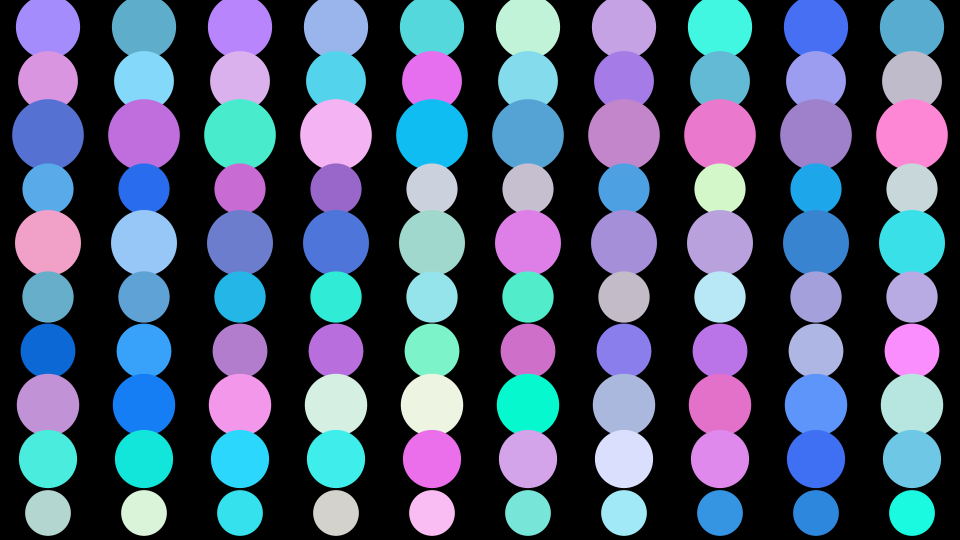
Frame 1 (no input)
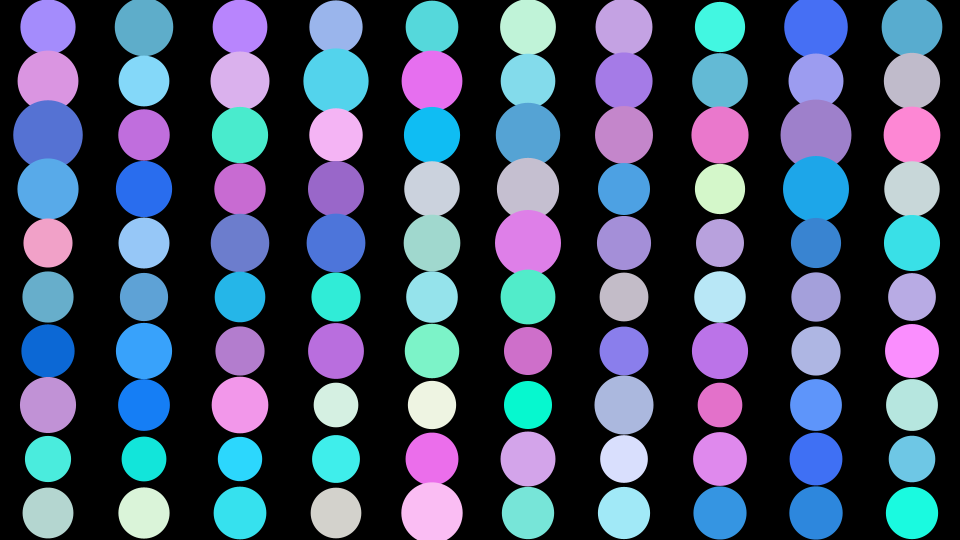
Frame 60 (the mouse pressed at the canvas centre just before this capture)
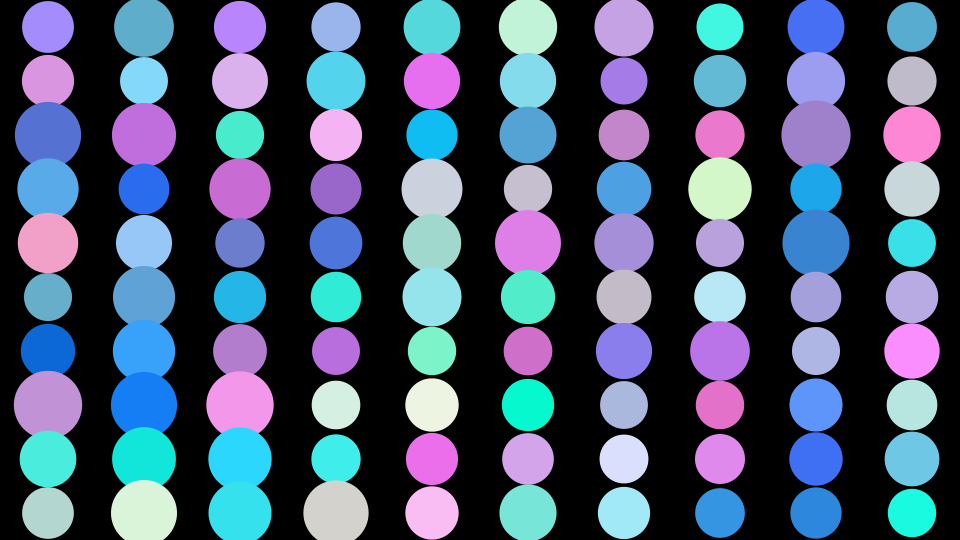
Frame 120 (the mouse held since frame 60 and released just before this capture)

The Processing sketch that drew these frames (run headless with seeded random() and noise(); from frame 60 on, the mouse is pressed at the canvas centre):

// Processing sketch: TwoDimensionalArrayPulse
// ── TwoDimensionalArrayPulse.pde
int cols = 10;
int rows = 10;

//2D array
//declare
Pulse [][] grid;


void setup () {
  size(960, 540);
  //create
  grid = new Pulse [cols][rows];
  float xsize= width/cols;
  float ysize = height/rows;
  //initialize
  for (int i=0; i<cols; i++) {
    for (int j=0; j<rows; j++) {
      //gradient color
      //color c = color (map(i, 0, cols, 0, 255), map(j, 0, rows, 0, 255), map(i+j, 0, rows+cols, 255, 0));
      //random color
      color c = color (random(255), random(100, 255), random(200, 255));
      grid[i][j] = new Pulse (i*xsize+xsize/2, j*ysize+ysize/2, 40, j, random(.1), c);
    }
  }
}

void draw() {
  background (0);
  for (int i=0; i<cols; i++) {
    for (int j=0; j<rows; j++) {
      grid[i][j].run();
    }
  }
}

class Pulse {
  //data
  float x;
  float y;
  float diameter;
  float t;
  float increment;
  //color
  color c;

  //constructor
  Pulse (float tempX, float tempY, float tempDiameter, float tempT, float tempIncrement, color tempC) {
    x= tempX;
    y=tempY;
    diameter=tempDiameter;
    t=tempT;
    increment=tempIncrement;
    c= tempC;
  }

  //functions

  void run () {
    fill (c);
    noStroke();
    ellipse (x, y, diameter+noise(t)*diameter, diameter+noise(t)*diameter);
    t+=increment;
  }
}
